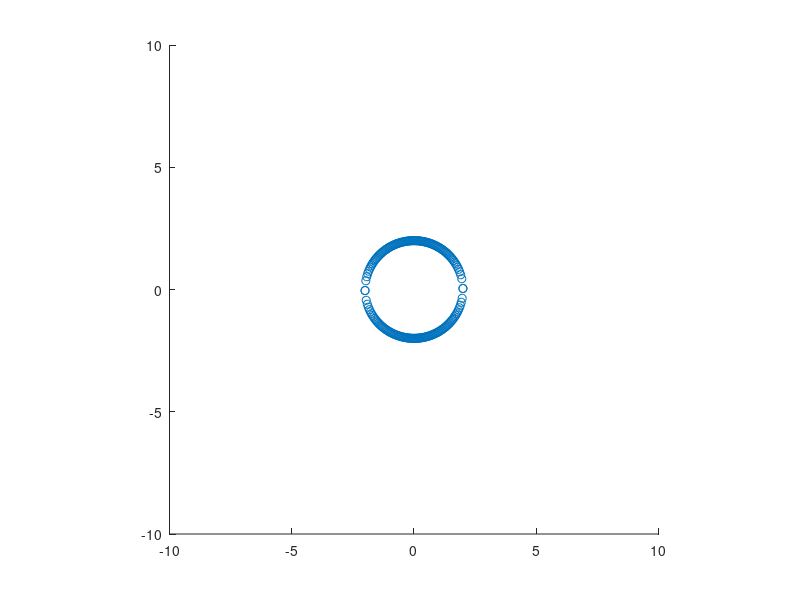
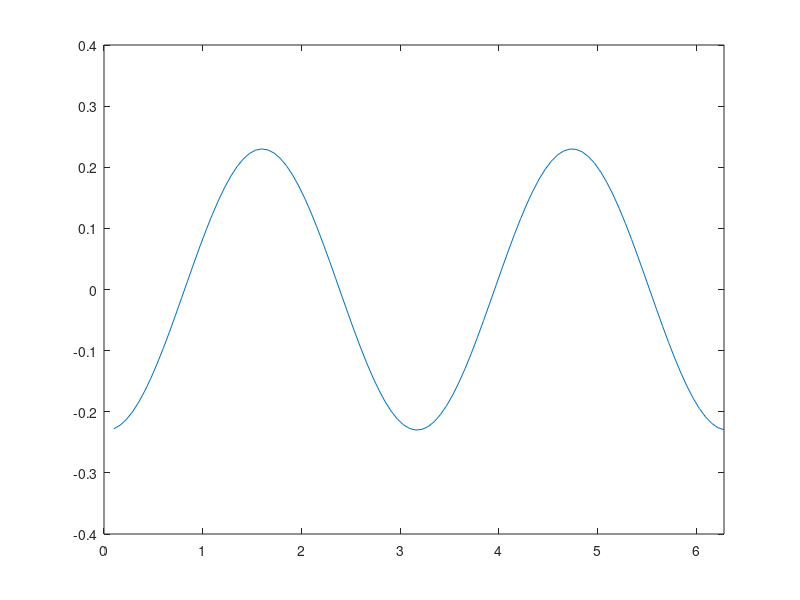

Recreate these plots in MATLAB, in order.
clc 
clear

a = 2.0025; 
b=1.9975;
nu = 0 ;

x = linspace(-2.0025,2.0025);

y = sqrt( b^2.*(1 - ((x.^2)./(a^2))) );
y = [y , -y];
x = [x, x];

% figure(1);
% scatter(x,y);
% xlim([-10 10]);
% ylim([-10 10]);

%declare variables
c = 330;
e = 1.25e-3;
rho = 1.3;
mach = 0.076;
timestep = 0.01;
% x2 = linspace(0.1,10,1000);
x2 = 10;
theta = linspace(0.1, 2*pi,100);
o = (c*mach)/(2*a);
k = (2*o)/c;
H = besselh(1,2,k*x2);
Ha = (besselh(0,2,k*a) - besselh(2,2,k*a))/2  ;

A = (4i * rho * a * e * o^2 * exp(-1i*(pi/2)) )/(k*Ha);

%time loop starts here
for n =1:100
        
        t = n * timestep;
        % rotation of matrix 
        rot = [cos(o*t) , sin(o*t) ; - sin(o*t), cos(o*t)] ;
        k1 = rot* [ x ; y];
        x1 = k1(1,:);
        y1 = k1(2,:);

        figure(2);
        title(t)
        scatter(x1,y1);
        xlim([-10 10]);
        ylim([-10 10]);
        axis equal;

        %calculation of pa along x axis 
        pa = A * H .* exp(2i.*(theta - o*t));
   
        figure(3);
        plot(theta,pa);
        xlim([0 2*pi]);

end


